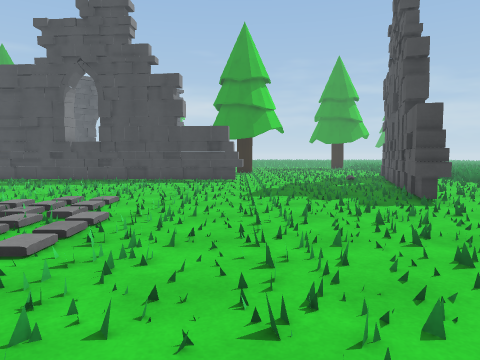
view 1 (above)

23 first-person views from a walk through a scene from a Unity 3-D project. The camera is 1.3 m above the floor, tilts 4° down and sees 70° across. The floor is counted in squares, 1 m on a side. Each view is taken from the middle of a square. On the plan, view 1 faces up. The plan holds only what a view shows up to about 15 squares ahead; the rest is blank. The place goes on beyond the plan. The player character is not drawn. Surface patterns are stand-ins for the level's own textures.

view 2
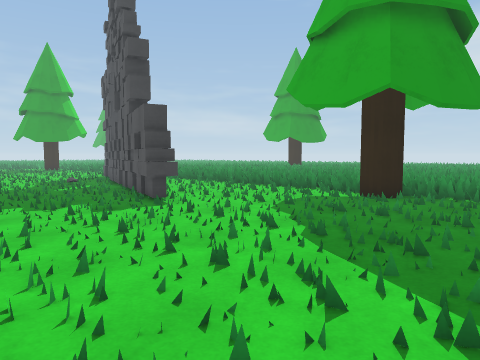

view 3
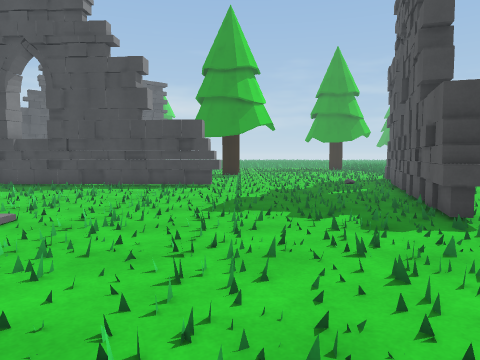

view 4
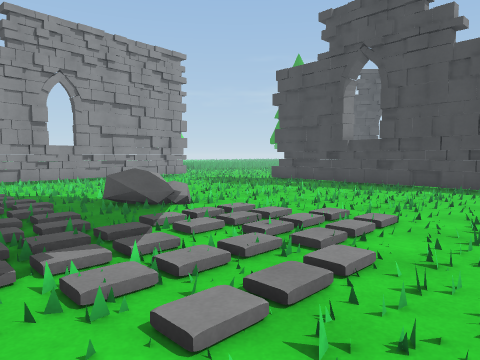

view 5
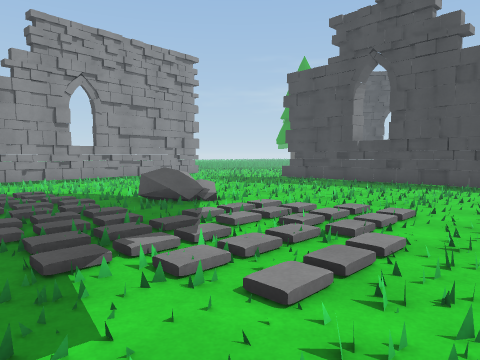

view 6
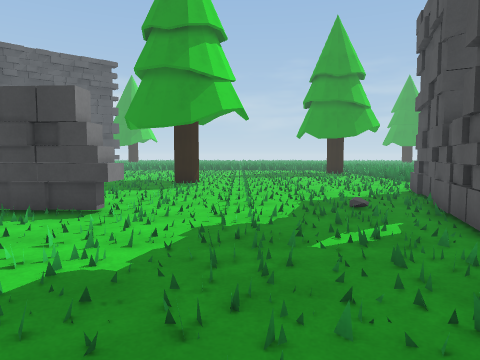

view 7
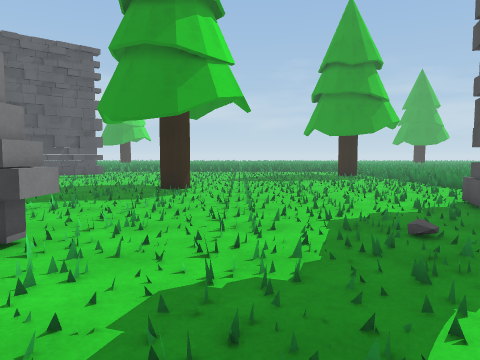

view 8
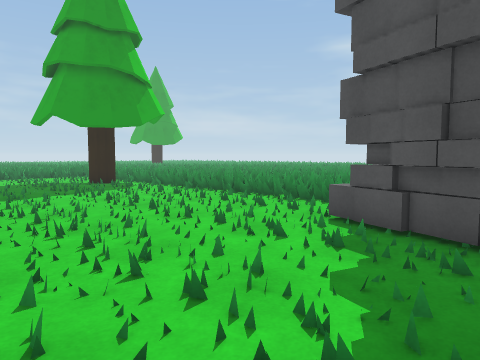

view 9
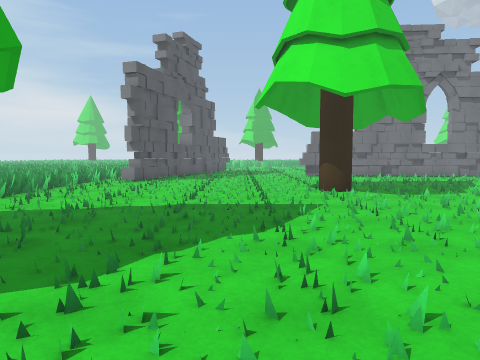

view 10
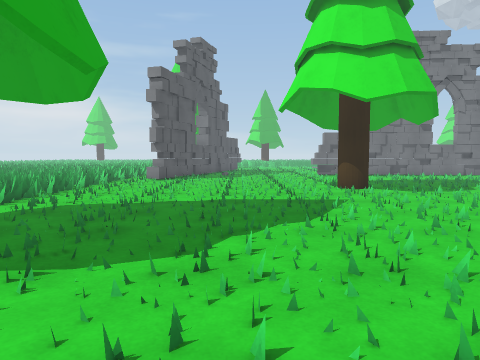

view 11
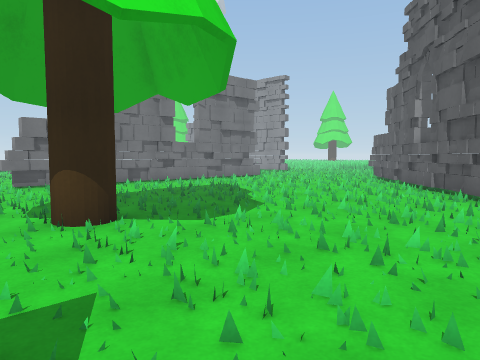

view 12
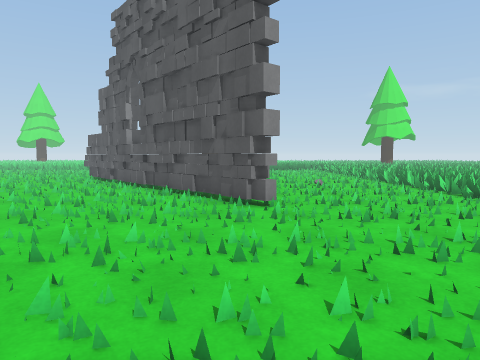

view 13
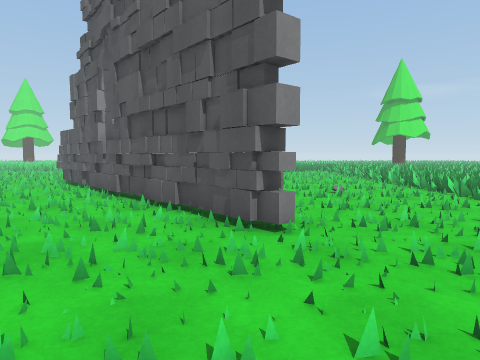

view 14
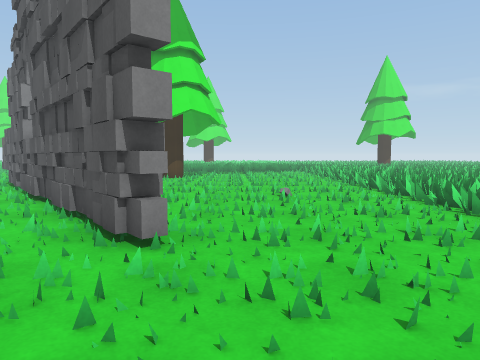

view 15
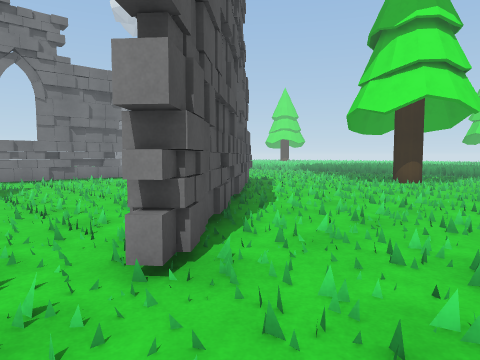

view 16
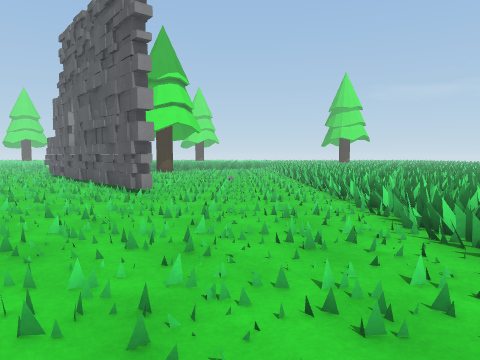

view 17
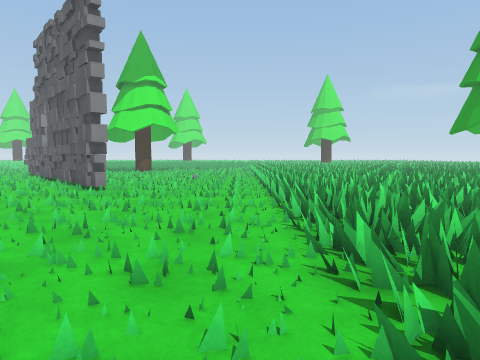

view 18
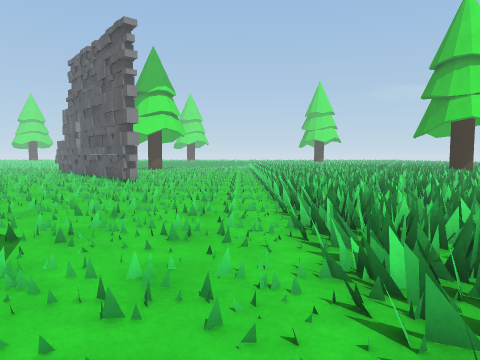

view 19
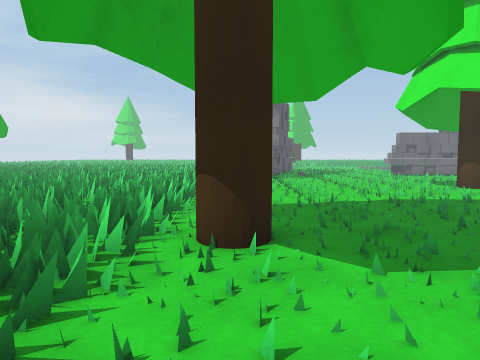

view 20
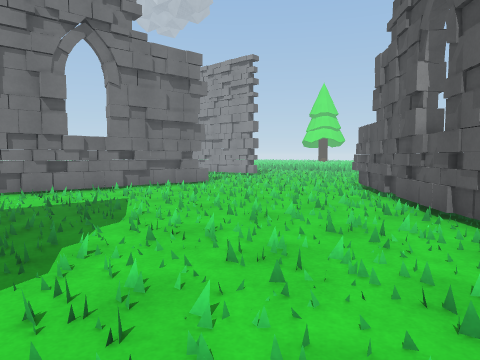

view 21
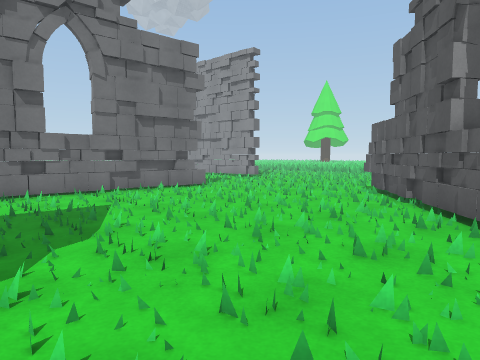

view 22
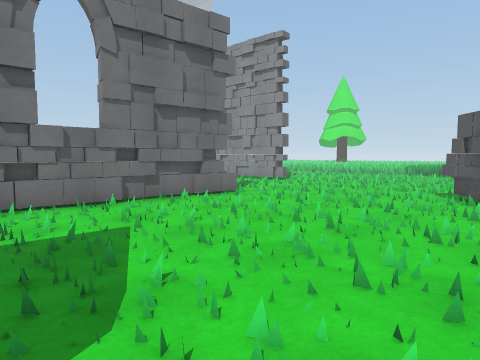

view 23
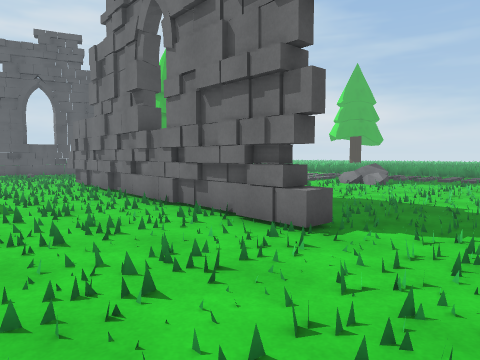

### Floor plan
Key: @ floor where view 1 was taken; # wall or solid block; x gap in a wall; . floor; / step, stairs or slope; = window, fence, low wall or low ledge; ^ raised ledge; R rock; O other object.
Columns run from 17 left of view 1 to 12 right of it. Each row starts with its distance up from view 1.
 44  =====  ===============
 43  ==============.=========
 42  =========================
 41  .#====#====#=.==#=.==.=.==.
 40  .......................... .
 39  ............................
 38  ............................=
 37  ...........................#=
 36 ...........................##=
 35 ..........##............... #=
 34 .........###.................=
 33 .........##..................=
 32 .......###...................=
 31 ......##.....................=
 30  ....##......................=
 29  ..###.......................=
 28   ##.........................=
 27  ##..............#...........=
 26 x#...........................=
 25 ^............................=
 24 .............................=
 23 ............................
 22 ..........................##
 21 ..........................#
 20 .........................##
 19 ....########.............#
 18  ...#  ##########^.......#
 17  ....   .................#
 16  .....  ................##
 15   .... .................#
 14   ......................#
 13   .....................##..
 12   .....................# ...
 11   .....................#.....
 10    ........./.........##.....=
  9  ...... ..////........=#.....=
  8 ......  O/////./.............=
  7 .......R/.//////.............=
  6 ....../././////.............##
  5 ... ////////////............##
  4      /////////................
  3           ///................=
  2                ...........
  1                  .
  0                  @

Positions as (right, up) in squares from view 1, and headings:
1: (0, 0), facing up
2: (0, 1), facing up-right
3: (1, 3), facing up
4: (-1, 3), facing up-left
5: (-1, 2), facing up-left
6: (3, 10), facing up
7: (3, 13), facing up
8: (3, 19), facing up-right
9: (4, 40), facing down
10: (5, 41), facing down
11: (3, 34), facing down-left
12: (3, 34), facing left
13: (0, 34), facing left
14: (-1, 36), facing left
15: (-4, 38), facing down-left
16: (6, 38), facing left
17: (7, 40), facing left
18: (11, 40), facing left
19: (10, 41), facing down
20: (-3, 32), facing down-left
21: (-4, 31), facing down-left
22: (-5, 28), facing down-left
23: (-17, 24), facing down-right
